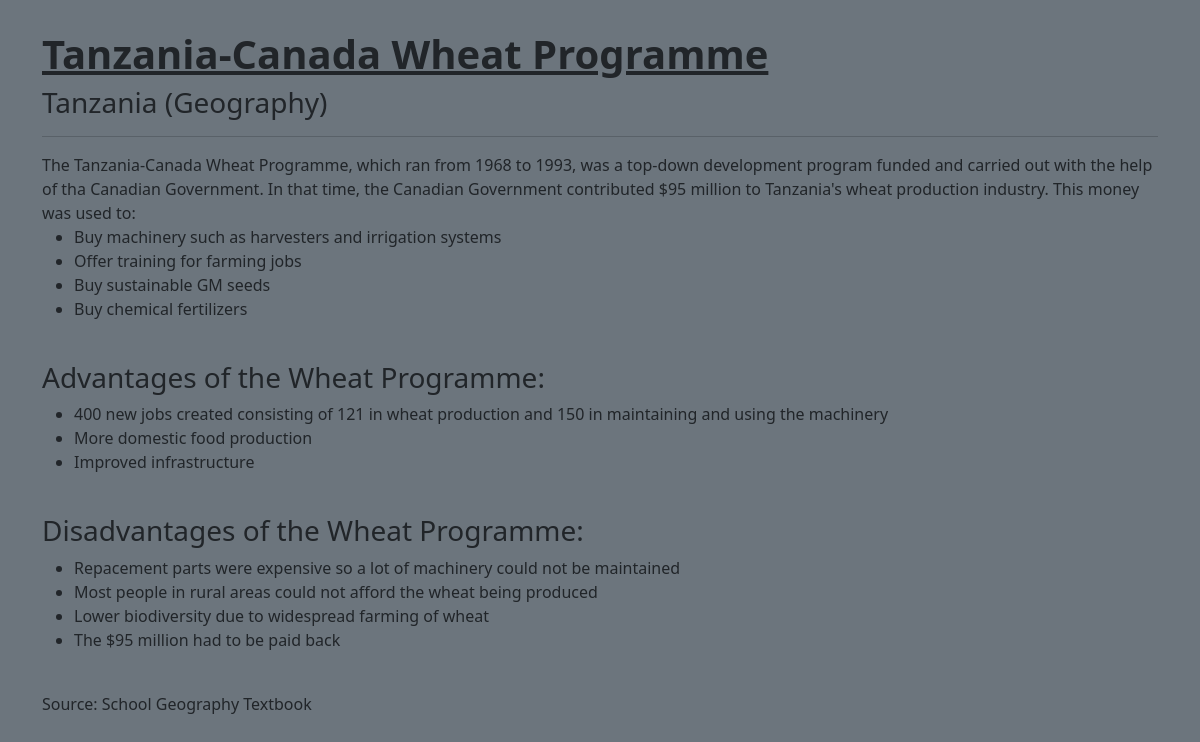
The app's page /factFile?id=2 with its own data.
### tables this page shows
CREATE TABLE factfiles (id INTEGER, subj TEXT, topic TEXT, title TEXT, filename TEXT, content TEXT, PRIMARY KEY (id));

### application.py (the view)
@app.route("/factFile")
def factfile(): # Display fact file
    if not (id := request.args.get("id")): return redirect("/factSearch") # Check if id exists
    try: id = int(id) # Convert if to int
    except: return redirect("/factSearch")
    if len(rows := db.execute("SELECT * FROM factfiles WHERE id = ?", id)) != 1: return "Bad ID" # Check if id exists
    return render_template("factfile.html", **rows[0])

### templates/factfile.html (shortened to what this page needs)
{% extends "layout.html" %}
{% block body %}
    <div style="text-align: left; margin-bottom: 30px;">
        <h1><b><u>{{ title }}</u></b></h1>
        <h3>{{ topic | capitalize }} ({{ subj | capitalize }})</h3>
        <hr>
        {{ content | safe }}
    </div>
{% endblock %}

### records on screen
factfiles: title "Tanzania-Canada Wheat Programme", topic "Tanzania", subj "Geography", content "The Tanzania-Canada Wheat Programme, which ran from 1968 to 1993, was a top-down development program funded and carried out with the help of tha Canadian Government. In that time, the Canadian Government contributed $95 million to Tanzania's wheat production industry. This money was used to: Buy machinery such as harvesters and irrigation systems Offer training for farming jobs Buy sustainable GM seeds Buy chemical fertilizers Advantages of the Wheat Programme: 400 new jobs created consisting of 121 in wheat production and 150 in maintaining and using the machinery More domestic food production Improved infrastructure Disadvantages of the Wheat Programme: Repacement parts were expensive so…"
